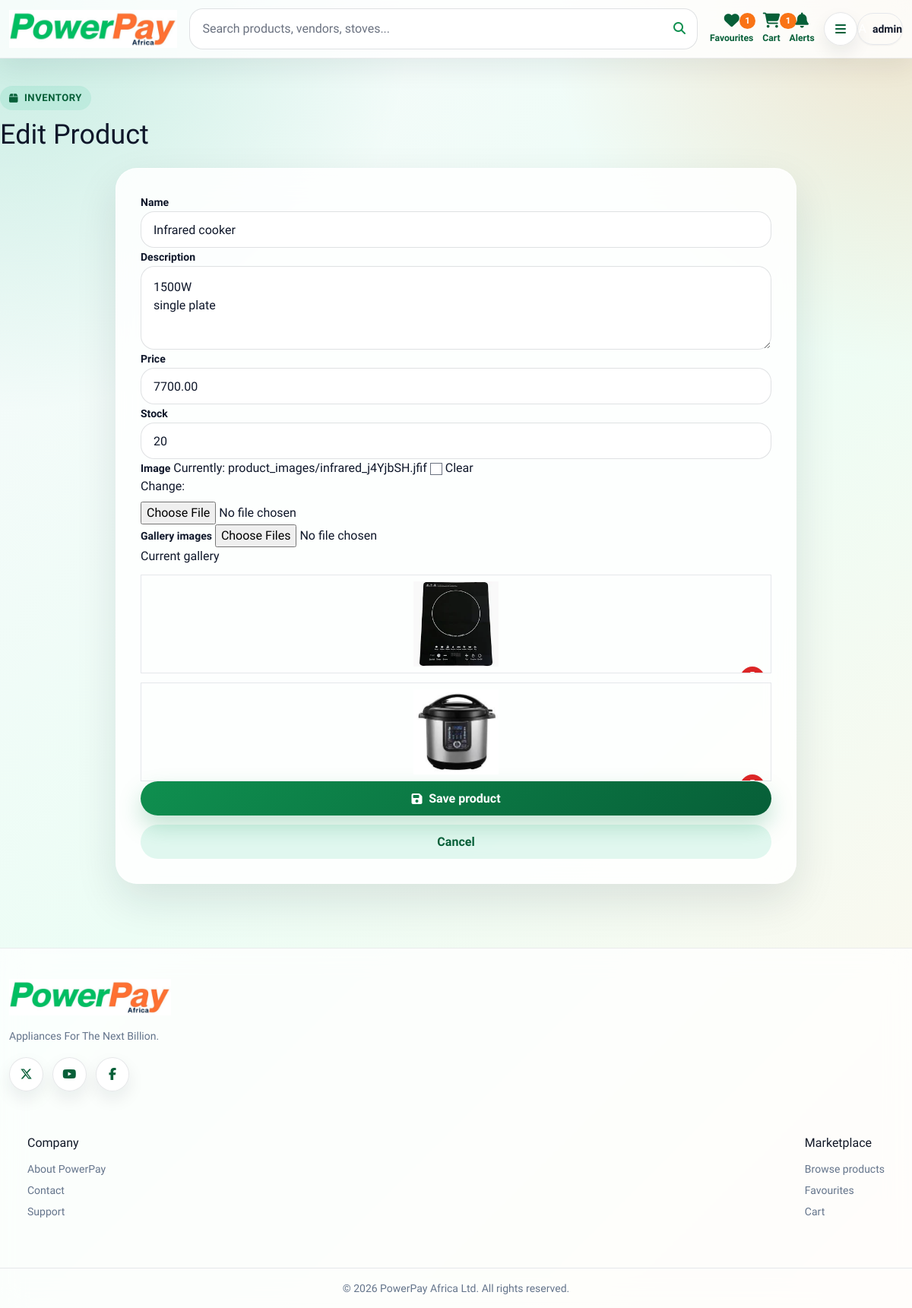
Screenshot of /edit-product/15/ (signed in) with the database file from the repository.
### accounts/models.py (models this page shows, shortened)
class User(AbstractUser):
    is_vendor = models.BooleanField(default=False)
    is_vendor_approved = models.BooleanField(default=False)
    is_customer = models.BooleanField(default=True)
    phone = models.CharField(max_length=20, blank=True, null=True)
    require_otp = models.BooleanField(default=False)

### shop/models.py (models this page shows, shortened)
class Product(models.Model):
    vendor = models.ForeignKey(Vendor, on_delete=models.CASCADE, related_name="products")
    name = models.CharField(max_length=200)
    description = models.TextField(blank=True)
    price = models.DecimalField(max_digits=10, decimal_places=2)
    stock = models.IntegerField(default=0)
    image = models.ImageField(upload_to='product_images/', blank=True, null=True)
    created_at = models.DateTimeField(auto_now_add=True)
    max_stock = models.IntegerField(default=100)  # optional: set maximum stock

class ProductGallery(models.Model):
    product = models.ForeignKey(Product, on_delete=models.CASCADE, related_name="gallery")
    image = models.ImageField(upload_to='product_gallery/')
    alt_text = models.CharField(max_length=255, blank=True)

### shop/views.py (the view)
# urls.py: path('edit-product/<int:product_id>/', views.edit_product, name='edit_product'),
@login_required
def edit_product(request, product_id):
    vendor = get_object_or_404(Vendor, user=request.user)
    product = get_object_or_404(Product.objects.prefetch_related("gallery"), id=product_id, vendor=vendor)
    if request.method == "POST":
        form = ProductForm(request.POST, request.FILES, instance=product)
        gallery_form = GalleryForm(request.POST, request.FILES)
        if form.is_valid() and gallery_form.is_valid():
            updated_product = form.save(commit=False)
            if updated_product.stock > updated_product.max_stock:
                updated_product.max_stock = updated_product.stock
            updated_product.save()
            for img in gallery_form.cleaned_data.get("images", []):
                ProductGallery.objects.create(product=updated_product, image=img)
            notify(request.user, "Product Change", f"{updated_product.name} has been edited", "info")
            messages.success(request, "Product updated successfully!")
            return redirect("vendor_dashboard")
    else:
        form = ProductForm(instance=product)
        gallery_form = GalleryForm()
    return render(request, "shop/add_edit_product.html", {"form": form, "gallery_form": gallery_form, "title": "Edit Product", "product": product})

### shop/forms.py
class GalleryForm(forms.Form):
    images = MultipleFileField(required=False)

### shop/context_processors.py (called while the page is built)
def unread_notifications_count(request):
    if request.user.is_authenticated:
        return {"unread_notif_count": request.user.notifications.filter(is_read=False).count()}
    return {"unread_notif_count": 0}

def cart_item_count(request):
    if request.user.is_authenticated:
        total = Cart.objects.filter(user=request.user).aggregate(total=Sum("items__quantity"))["total"] or 0
        return {"cart_item_count": total}
    return {"cart_item_count": 0}

def wishlist_count(request):
    if request.user.is_authenticated:
        return {"wishlist_count": Wishlist.objects.filter(user=request.user).count()}
    return {"wishlist_count": 0}

def is_approved_vendor(request):
    user = request.user
    approved = False
    if user.is_authenticated and getattr(user, "is_vendor", False) and getattr(user, "is_vendor_approved", False) and hasattr(user, "vendor"):
        approved = not user.vendor.is_suspended
    return {"is_approved_vendor": approved}

def is_admin(request):
    return {"is_admin": request.user.is_authenticated and request.user.is_staff}

### shop/templates/shop/add_edit_product.html (shortened to what this page needs)
{% extends "base.html" %}
{% block content %}
<div class="min-h-screen grid" style="grid-template-rows: auto 1fr auto;">
  {% include 'shop/navbar.html' %}
  <main class="shop-shell shop-section">
    <div class="mb-6">
      <span class="shop-eyebrow"><i class="fa-solid fa-box"></i> Inventory</span>
      <h1 class="text-4xl sm:text-5xl font-black tracking-tight mt-3">{{ title }}</h1>
    </div>
    <section class="shop-card p-6 sm:p-8 modern-form max-w-4xl mx-auto">
      <form method="POST" enctype="multipart/form-data" class="grid sm:grid-cols-2 gap-5">
        {% for field in form %}
          <label class="block {% if field.name == 'description' or field.name == 'image' %}sm:col-span-2{% endif %}">
            <span class="font-bold text-sm">{{ field.label }}</span>
            {{ field }}
          </label>
        {% endfor %}
        <label class="block sm:col-span-2">
          <span class="font-bold text-sm">Gallery images</span>
          {{ gallery_form.images }}
        </label>
        {% if product and product.gallery.all %}
          <div class="sm:col-span-2">
            <h2 class="font-black mb-3">Current gallery</h2>
            <div class="grid grid-cols-2 sm:grid-cols-4 gap-3">
              {% for img in product.gallery.all %}
                <div id="gallery-{{ img.id }}" class="relative rounded-3xl overflow-hidden bg-slate-50 border border-slate-100 p-2">
                  <img src="{{ img.image.url }}" class="w-full h-28 object-contain" alt="{{ img.alt_text|default:product.name }}">
                  <button type="button"
                          hx-delete="{% url 'delete_gallery_image' img.id %}"
                          hx-target="#gallery-{{ img.id }}"
                          hx-swap="outerHTML"
                          class="absolute top-2 right-2 w-8 h-8 rounded-full bg-red-600 text-white shadow"
                          aria-label="Delete gallery image">
                    <i class="fa-solid fa-trash"></i>
                  </button>
                </div>
              {% endfor %}
            </div>
          </div>
        {% endif %}
        <div class="sm:col-span-2 flex flex-col sm:flex-row gap-3">
          <button type="submit" class="shop-btn shop-btn-primary"><i class="fa-solid fa-floppy-disk"></i> Save product</button>
          <a href="{% url 'vendor_dashboard' %}" class="shop-btn shop-btn-soft">Cancel</a>
        </div>
      </form>
    </section>
  </main>
  {% include 'footer.html' %}
</div>
{% endblock %}

### shop/templates/shop/avatar.html (shortened to what this page needs)
<div id="navbarAvatarDropdown" class="relative flex items-center">
  <button id="mobileMenuBtn" type="button" class="shop-icon-btn md:hidden" aria-label="Open menu">
    <i class="fa-solid fa-bars"></i>
  </button>
  <button id="navbarAvatarBtn" type="button" class="hidden md:flex items-center gap-2 rounded-full bg-white/80 border border-slate-200 pl-2 pr-3 py-2 shadow-sm hover:shadow-md transition" aria-label="Open account menu">
    <span class="w-9 h-9 rounded-full bg-gradient-to-br from-green-700 to-orange-500 text-white grid place-items-center font-black">
    </span>
    <span class="font-bold text-sm text-slate-700 max-w-28 truncate">{{ request.user.username }}</span>
  </button>
</div>

### static/css/modern-shop.css (style rules this page uses)
:root { --pp-green: #0f8f4f; --pp-green-dark: #075f38; --pp-lime: #a7f3d0; --pp-orange: #f97316; --pp-amber: #f59e0b; --pp-ink: #0f172a; --pp-muted: #64748b; --pp-line: rgba(15, 23, 42, .10); --pp-card: rgba(255, 255, 255, .86); --pp-shadow: 0 22px 55px rgba(15, 23, 42, .11); --pp-radius: 28px; }
* { box-sizing: border-box; }
html { scroll-behavior: smooth; }
body.shop-body { min-height: 100vh; color: var(--pp-ink); background: radial-gradient(circle at top left, rgba(16, 185, 129, .22), transparent 34rem), radial-gradient(circle at top right, rgba(249, 115, 22, .18), transparent 30rem), linear-gradient(135deg, #f8fafc 0%, #ecfdf5 48%, #fff7ed 100%); background-attachment: fixed; }
img { max-width: 100%; }
a { text-decoration: none; }
.shop-shell { width: 100%; max-width: none; margin-inline: auto; padding-inline: clamp(.5rem, 1vw, 1rem); }
.shop-section { padding: clamp(1.25rem, 3vw, 2.5rem) 0; }
.shop-card, .modern-card { background: var(--pp-card); border: 1px solid rgba(255,255,255,.7); border-radius: var(--pp-radius); box-shadow: var(--pp-shadow); backdrop-filter: blur(18px); }
.shop-eyebrow { display: inline-flex; align-items: center; gap: .5rem; padding: .4rem .75rem; border-radius: 999px; background: rgba(16, 185, 129, .11); color: var(--pp-green-dark); font-weight: 800; font-size: .82rem; letter-spacing: .04em; text-transform: uppercase; }
.shop-btn, .btn-shop { display: inline-flex; align-items: center; justify-content: center; gap: .55rem; min-height: 2.8rem; padding: .78rem 1.1rem; border: 0; border-radius: 999px; font-weight: 900; line-height: 1; cursor: pointer; transition: transform .18s ease, box-shadow .18s ease, opacity .18s ease, background .18s ease; }
.shop-btn-primary, .btn-shop-primary { color: white; background: linear-gradient(135deg, var(--pp-green), var(--pp-green-dark)); box-shadow: 0 14px 30px rgba(15, 143, 79, .25); }
.shop-btn-soft { color: var(--pp-green-dark); background: rgba(16,185,129,.12); }
.shop-icon-btn { display: inline-flex; align-items: center; justify-content: center; width: 2.8rem; height: 2.8rem; border-radius: 999px; background: rgba(255,255,255,.88); border: 1px solid var(--pp-line); color: var(--pp-green-dark); box-shadow: 0 10px 22px rgba(15,23,42,.08); transition: transform .18s ease, color .18s ease; }
.shop-search input, .shop-input, .shop-select, .modern-form input:not([type='checkbox']):not([type='radio']):not([type='file']), .modern-form select, .modern-form textarea { width: 100%; border: 1px solid rgba(15,23,42,.13); border-radius: 18px; background: rgba(255,255,255,.9); color: var(--pp-ink); outline: none; box-shadow: inset 0 1px 0 rgba(255,255,255,.85); transition: border-color .18s ease, box-shadow .18s ease, transform .18s ease; }
.shop-input, .shop-select, .modern-form input:not([type='checkbox']):not([type='radio']):not([type='file']), .modern-form select { min-height: 48px; padding: .75rem 1rem; }
.modern-form textarea { min-height: 110px; padding: .9rem 1rem; }

### templates/base.html (style rules this page uses)
body { font-family: "Saira", system-ui, -apple-system, BlinkMacSystemFont, "Segoe UI", sans-serif; }

### rows the page displays
User: user.username "admin"
Product: form "Infrared cooker" "1500W single plate" "7700.00" "20"
ProductGallery: image (picture)
ProductGallery: image (picture)

### other values shown
{{ wishlist_count }} "1"
{{ cart_item_count }} "1"
{{ title }} "Edit Product"
{{ field.label }} "Name" "Description" "Price" "Stock" "Image"
